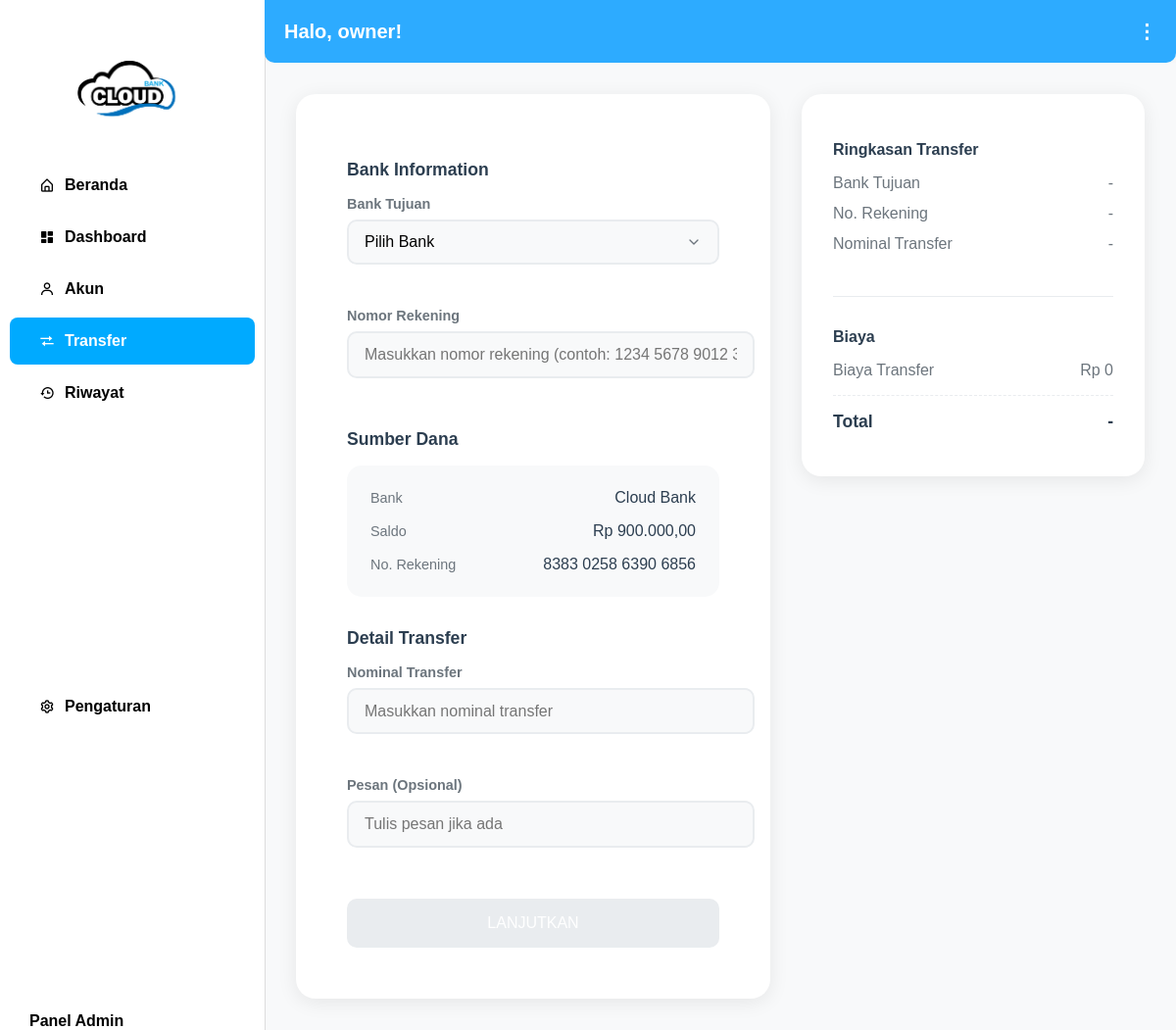
/transfer (signed in), run on the app's committed database.
### models.py (models this page shows, shortened)
class User(UserMixin, db.Model):
    id           = db.Column(db.Integer, primary_key=True)
    acc_num      = db.Column(db.String(19), unique=True, nullable=False, default=generate_account_number)  # 16 digits + 3 spaces
    email        = db.Column(db.String(120), unique=True, nullable=False)
    username     = db.Column(db.String(80), unique=True, nullable=False)
    password     = db.Column(db.String(200), nullable=False)
    role         = db.Column(db.Enum(RoleEnum), default=RoleEnum.user, nullable=False)
    balance      = db.Column(db.Float, default=0)
    savings      = db.Column(db.Float, default=0)
    is_banned    = db.Column(db.Boolean, default=False)
    created_at   = db.Column(db.DateTime, nullable=False)
    ip_address   = db.Column(db.String(100))
    profile_photo = db.Column(db.String(200), default='default.png')  # Profile photo field
    promoted_by_id = db.Column(db.Integer, db.ForeignKey('user.id'), nullable=True)
    promoted_by = db.relationship('User', remote_side=[id], backref='promoted_users')
    admin_permissions = db.Column(db.String(500), default='')
    language = db.Column(db.String(5), default='id')  # 'id' for Indonesian, 'en' for English
    dark_mode = db.Column(db.Boolean, default=False)

### app.py (the view, shortened to what this page needs)
@app.route("/transfer", methods=["GET","POST"])
@login_required
def transfer():
    return render_template(
        "transfer.html",
        user=current_user,
        active_page="transfer"
    )

### app.py (called while the page is built)
@login_manager.user_loader
def load_user(uid):
    try:
        user = User.query.get(int(uid))
        if user:
            return user
    except ValueError:
        pass
    return User.query.filter_by(acc_num=uid).first()

### templates/transfer.html (shortened to what this page needs)
{% extends "layout.html" %}
{% block head %}
<link rel="stylesheet" href="{{ url_for('static', filename='css/transfer.css') }}"/>
<link rel="stylesheet" href="{{ url_for('static', filename='css/notification.css') }}"/>
<link rel="stylesheet" href="https://cdnjs.cloudflare.com/ajax/libs/font-awesome/6.4.2/css/all.min.css" />
{% endblock %}
{% block content %}
<div class="transfer-wrapper">
    <div class="transfer-container">
        <div class="transfer-form-container">
            <form class="transfer-form" method="POST">
                <div class="form-section">
                    <h2 class="section-title">Bank Information</h2>
                    <div class="input-group">
                        <label class="input-label">Bank Tujuan</label>
                        <select name="bank" class="bank-select" required>
                            <option selected disabled>Pilih Bank</option>
                        </select>
                    </div>
                    <div class="input-group">
                        <label class="input-label">Nomor Rekening</label>
                        <input
                            type="text"
                            name="to"
                            id="noRekening"
                            class="input-field"
                            placeholder="Masukkan nomor rekening (contoh: 1234 5678 9012 3456)"
                            pattern="[0-9]{4} [0-9]{4} [0-9]{4} [0-9]{4}"
                            required
                        />
                    </div>
                </div>
                <div class="form-section">
                    <h2 class="section-title">Sumber Dana</h2>
                    <div class="source-account">
                        <div class="account-info">
                            <div class="info-item">
                                <span class="info-label">Bank</span>
                                <span class="info-value">Cloud Bank</span>
                            </div>
                            <div class="info-item">
                                <span class="info-label">Saldo</span>
                                <span class="info-value">Rp {{ "{:,.2f}".format(user.balance).replace('.', '#').replace(',', '.').replace('#', ',') }}</span>
                            </div>
                            <div class="info-item">
                                <span class="info-label">No. Rekening</span>
                                <span class="info-value">{{ user.acc_num }}</span>
                            </div>
                        </div>
                    </div>
                </div>
                <div class="form-section">
                    <h2 class="section-title">Detail Transfer</h2>
                    <div class="input-group">
                        <label class="input-label">Nominal Transfer</label>
                        <input
                            type="number"
                            name="amount"
                            id="nominalTransfer"
                            class="input-field"
                            placeholder="Masukkan nominal transfer"
                            min="50000"
                            required
                        />
                    </div>
                    <div class="input-group">
                        <label class="input-label">Pesan (Opsional)</label>
                        <input
                            type="text"
                            name="message"
                            class="input-field"
                            placeholder="Tulis pesan jika ada"
                        />
                    </div>
                </div>
                <button type="submit" id="submitBtn" class="submit-button" disabled>LANJUTKAN</button>
            </form>
        </div>
        <div class="transfer-summary">
            <div class="summary-section">
                <h3 class="summary-title">Ringkasan Transfer</h3>
                <div class="summary-item">
                    <span>Bank Tujuan</span>
                    <span id="summaryBank">-</span>
                </div>
                <div class="summary-item">
                    <span>No. Rekening</span>
                    <span id="summaryAccount">-</span>
                </div>
                <div class="summary-item">
                    <span>Nominal Transfer</span>
                    <span id="summaryAmount">-</span>
                </div>
            </div>
            <div class="summary-section">
                <h3 class="summary-title">Biaya</h3>
                <div class="summary-item">
                    <span>Biaya Transfer</span>
                    <span>Rp 0</span>
                </div>
                <div class="summary-item total">
                    <span>Total</span>
                    <span id="summaryTotal">-</span>
                </div>
            </div>
        </div>
    </div>
</div>
{% endblock %}

### templates/layout.html (shortened to what this page needs)
<!DOCTYPE html>
<html lang="{{ user.language }}">
<head>
  <link rel="stylesheet" href="{{ url_for('static', filename='css/dashboard.css') }}">
  <link
  rel="stylesheet"
  href="https://cdnjs.cloudflare.com/ajax/libs/font-awesome/4.7.0/css/all.min.css"
  />
  <link href='https://unpkg.com/boxicons@2.1.4/css/boxicons.min.css' rel='stylesheet'>
  {% block head %}{% endblock %}
</head>
<body class="{% if user.dark_mode %}dark-mode{% endif %}">
  <div class="sidebar">
    <div>
      <img src="{{ url_for('static', filename='img/bank-awan[1].png') }}" alt="logo">
      <div class="sidebar-menu">
        <a href="{{ url_for('home') }}"
           class="{% if active_page=='home' %}active{% endif %}">
           <i class='bx bx-home-alt' ></i>
          {% if user.language == 'en' %}Home{% else %}Beranda{% endif %}
        </a>
        <a href="{{ url_for('dashboard') }}"
           class="{% if active_page=='dashboard' %}active{% endif %}">
           <i class='bx bxs-dashboard' ></i>
          Dashboard
        </a>
        <a href="{{ url_for('account') }}"
           class="{% if active_page=='account' %}active{% endif %}">
           <i class='bx bx-user'></i>
          {% if user.language == 'en' %}Account{% else %}Akun{% endif %}
        </a>
        <a href="{{ url_for('transfer') }}"
           class="{% if active_page=='transfer' %}active{% endif %}">
           <i class='bx bx-transfer' ></i>
          Transfer
        </a>
        <a href="{{ url_for('history') }}"
           class="{% if active_page=='history' %}active{% endif %}">
           <i class='bx bx-history' ></i>
          {% if user.language == 'en' %}History{% else %}Riwayat{% endif %}
        </a>
      </div>
    </div>
    <a href="{{ url_for('settings') }}"
       class="{% if active_page=='settings' %}active{% endif %}">
       <i class='bx bx-cog' ></i>
      {% if user.language == 'en' %}Settings{% else %}Pengaturan{% endif %}
    </a>
    {% if user.role in ['admin','owner'] %}
    <a href="{{ url_for('admin_panel') }}"
       class="{% if active_page=='admin' %}active{% endif %}">
      {% if user.language == 'en' %}Admin Panel{% else %}Panel Admin{% endif %}
    </a>
    {% endif %}
  </div>
  <div class="topbar">
    <span>{% if user.language == 'en' %}Hello{% else %}Halo{% endif %}, {{ user.username }}!</span>
    <div class="menu-dot" onclick="toggleDropdown()">
      ⋮
    </div>
  </div>
  <main class="content">
    {% block content %}{% endblock %}
  </main>
</body>
</html>

### static/css/dashboard.css (style rules this page uses)
body { margin: 0; font-family: Arial, sans-serif; background-color: #f7f7f7; }
.sidebar { width: 270px; background-color: #fff; position: fixed; height: 100%; border-right: 1px solid #ddd; padding-top: 20px; display: flex; flex-direction: column; justify-content: space-between; }
.sidebar img { width: 150px; height: auto; display: block; margin: 0 auto 20px; }
.sidebar-menu { flex: 1; }
.sidebar a { display: flex; align-items: center; padding: 15px 20px; text-decoration: none; color: #000; font-weight: bold; border-radius: 8px; margin: 5px 10px; transition: background 0.3s; }
.sidebar a i { margin-right: 10px; }
.sidebar a:hover, .sidebar a.active { background-color: #00aaff; color: white; }
.topbar { margin-left: 270px; background-color: #2dabff; color: white; padding: 20px; font-size: 20px; font-weight: bold; display: flex; justify-content: space-between; align-items: center; border-radius: 0 0 10px 10px; position: relative; }
.menu-dot { position: relative; cursor: pointer; }

### static/css/transfer.css (style rules this page uses)
body { margin: 0; font-family: Arial, sans-serif; background-color: #f7f7f7; }
.sidebar { width: 270px; background-color: #fff; position: fixed; height: 100%; border-right: 1px solid #ddd; padding-top: 20px; display: flex; flex-direction: column; justify-content: space-between; }
.sidebar img { width: 150px; height: auto; display: block; margin: 0 auto 20px; }
.sidebar-menu { flex: 1; }
.sidebar a { display: flex; align-items: center; padding: 15px 20px; text-decoration: none; color: #000; font-weight: bold; border-radius: 8px; margin: 5px 10px; transition: background 0.3s; }
.sidebar a i { margin-right: 10px; }
.sidebar a:hover, .sidebar a.active { background-color: #00aaff; color: white; }
.topbar { margin-left: 270px; background-color: #2dabff; color: white; padding: 20px; font-size: 20px; font-weight: bold; display: flex; justify-content: space-between; align-items: center; border-radius: 0 0 10px 10px; position: relative; }
.menu-dot { position: relative; cursor: pointer; }
.transfer-form { background-color: #ffffff; padding: 20px; border-radius: 10px; max-width: 600px; margin: auto; }
label { font-weight: bold; display: block; margin-bottom: 5px; }
input, select { width: 100%; border: none; border-bottom: 2px solid #ccc; margin-bottom: 20px; padding: 10px; background: transparent; font-size: 16px; }
.transfer-form { background-color: #fff; padding: 20px; border-radius: 5px; max-width: 500px; margin-top: 30px; }
button { width: 100%; padding: 15px; border: none; background-color: #7dd8ff; color: white; border-radius: 30px; font-size: 16px; font-weight: bold; cursor: not-allowed; }

### data on the page
User: username "owner", balance "900.000,00", acc_num "8383 0258 6390 6856"
